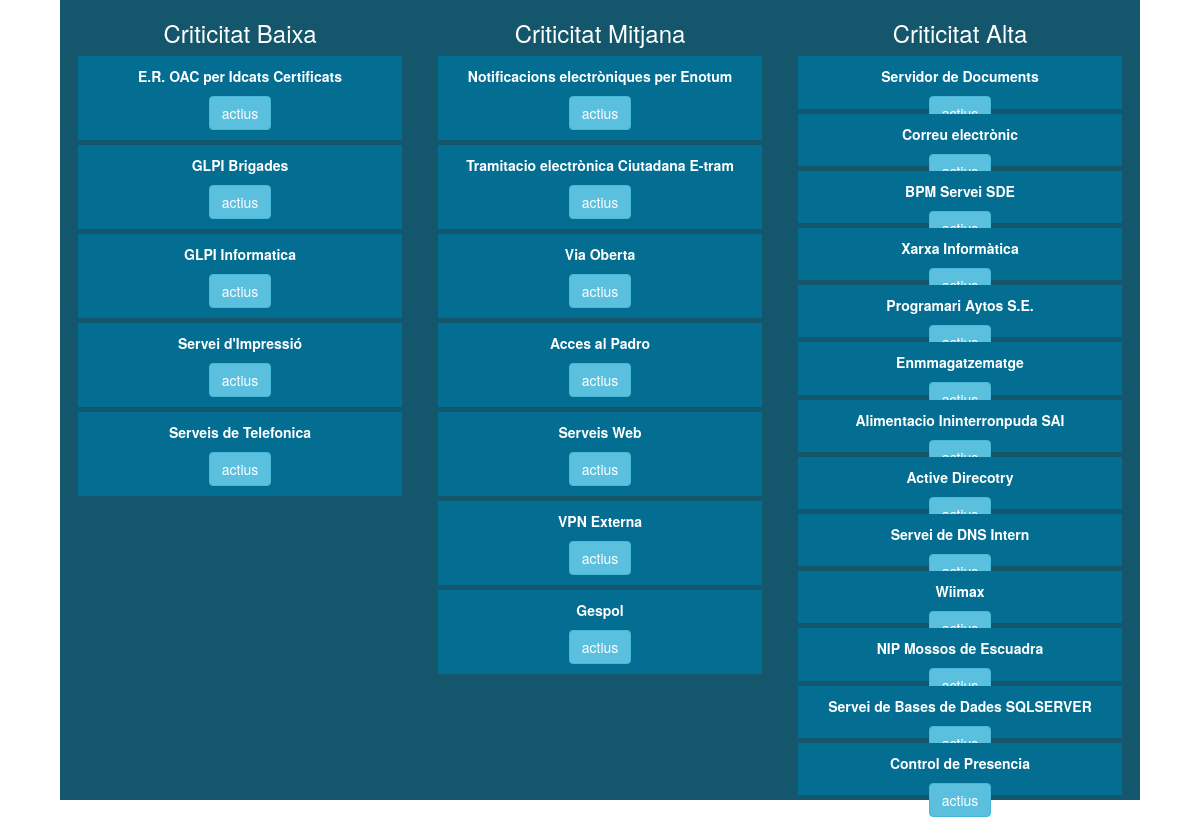
The page / on the database its author committed.
### pla/models.py (models this page shows, shortened)
class Servei(models.Model):
    nomServei = models.CharField(max_length=50)
    CRITICITAT_CHOICES = (
        ('Baixa','Baixa'),
        ('Mitjana','Mitjana'),
        ('Alta','Alta'),
    )
    criticitat = models.CharField(max_length = 10, choices = CRITICITAT_CHOICES, default='Baixa')

### pla/views.py (the view)
# urls.py: path('',views.index, name='index'),
def index(request):
    sc_baixa = Servei.objects.filter(criticitat='Baixa')
    sc_mitjana = Servei.objects.filter(criticitat = 'Mitjana') #Criticitat mitjana#
    sc_alta =  Servei.objects.filter(criticitat = 'Alta') #Criticitat alta#
    return render(request,'index.html', {'sc_baixa' : sc_baixa, 'sc_mitjana' : sc_mitjana, 'sc_alta' : sc_alta})

### pla/templates/index.html (shortened to what this page needs)
{% extends 'base.html' %}
{% load staticfiles %}
{% block content %}
  <div class="tipus">
    <h3 class="title_col">Criticitat Baixa</h3>
    {% for element in sc_baixa %}
      <span class="item"  data-id="{{element.id}}">
        <p>{{ element.nomServei }}</p>
        <button type="button" class="btn btn-info" data-toggle="collapse" data-target="#{{element.id}}">actius</button>
      </span>
    {% endfor %}
  </div>
  <div class="tipus">
    <h3 class="title_col">Criticitat Mitjana</h3>
    {% for element in sc_mitjana %}
      <span class="item" data-id="{{element.id}}">
        <p>{{ element.nomServei }}</p>
        <button type="button" class="btn btn-info" data-toggle="collapse" data-target="#{{element.id}}">actius</button>
      </span>
    {% endfor %}
  </div>
  <div class="tipus">
    <h3 class="title_col">Criticitat Alta</h3>
    {% for element in sc_alta %}
      <span class="item" data-id="{{element.id}}">
        <p>{{ element.nomServei }}</p>
        <button type="button" class="btn btn-info" data-toggle="collapse" data-target="#{{element.id}}">actius</button>
      </span>
    {% endfor %}
  </div>
{% endblock %}

### pla/templates/base.html (shortened to what this page needs)
{% load staticfiles %}
{% load bootstrap3 %}
{% bootstrap_css %}
<html>
  <head>
    <link rel="stylesheet" href="{% static 'css/style.css' %}">
  </head>
    <body>
      <div id="content">
        {% block content %}
        {% endblock %}
      </div>
    </body>
</html>

### pla/static/css/style.css (style rules this page uses)
body { display: flex; justify-content: center; }
.title_col { color: white; }
#content { display: flex; flex-direction: row; justify-content: space-around; width: 90%; min-height: 50%; height: auto; background-color:rgb( 20, 86, 108); }
#content .tipus { display: flex; flex-direction: column; width:30%; height: auto; align-items: center; }
.item { cursor:pointer; background-color:rgb(3, 110, 146); min-height: 50px; min-width: 100%; padding: 10px; text-align: center; -webkit-transform: 0.5s; transform:font-weight 0.5s; margin-bottom: 5px; font-weight: bold; }

### rows shown on the page
Servei: nomServei "E.R. OAC per Idcats Certificats"
Servei: nomServei "GLPI Brigades"
Servei: nomServei "GLPI Informatica"
Servei: nomServei "Servei d'Impressió"
Servei: nomServei "Serveis de Telefonica"
Servei: nomServei "Notificacions electròniques per Enotum"
Servei: nomServei "Tramitacio electrònica Ciutadana E-tram"
Servei: nomServei "Via Oberta"
Servei: nomServei "Acces al Padro"
Servei: nomServei "Serveis Web"
Servei: nomServei "VPN Externa"
Servei: nomServei "Gespol"
Servei: nomServei "Servidor de Documents"
Servei: nomServei "Correu electrònic"
Servei: nomServei "BPM Servei SDE"
Servei: nomServei "Xarxa Informàtica"
Servei: nomServei "Programari Aytos S.E."
Servei: nomServei "Enmmagatzematge"
Servei: nomServei "Alimentacio Ininterronpuda SAI"
Servei: nomServei "Active Direcotry"
Servei: nomServei "Servei de DNS Intern"
Servei: nomServei "Wiimax"
Servei: nomServei "NIP Mossos de Escuadra"
Servei: nomServei "Servei de Bases de Dades SQLSERVER"
Servei: nomServei "Control de Presencia"
